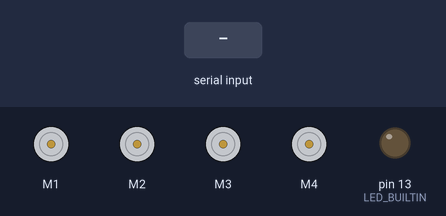
The sketch below on a simulated Arduino Uno, built with avr-gcc and run on an emulated ATmega328P. On the bench: 4 × DC motor (green arrow = forward, orange = backward, longer = faster), output pins drawn as LEDs (lit = HIGH). The inputs (shaded band) are chosen by the test bench.

Above: at 1.2 s.
1.3 s: "F\n" received over Serial
At 2.4 s:
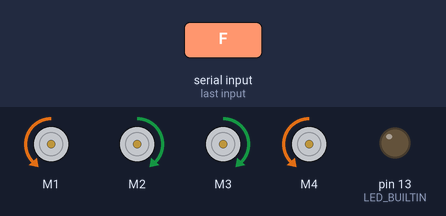
2.8 s: "B\n" received over Serial
At 3.5 s:
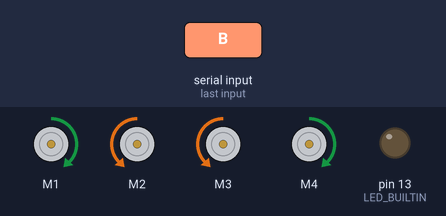
4.3 s: "X\n" received over Serial
At 4.7 s:
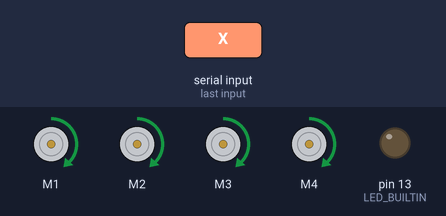
5.8 s: "Z\n" received over Serial
At 7.0 s:
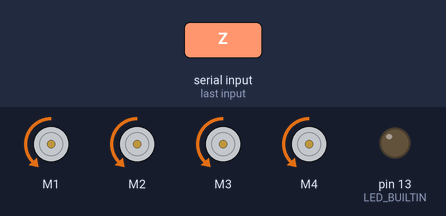
7.3 s: "L\n" received over Serial
At 8.1 s:
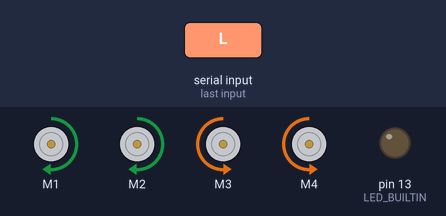
8.8 s: "R\n" received over Serial
At 9.3 s:
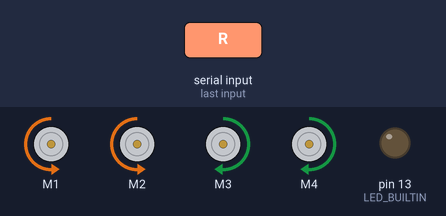
Timing chart, 0 to 11.3 s (numbered marks = the images above; inputs shaded):
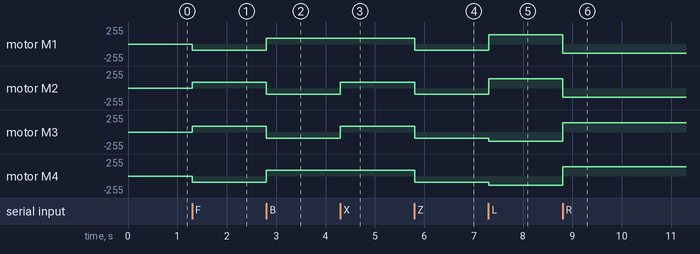

The sketch:

PS4_Motor_Control.ino
```cpp
#include <Wire.h>
#include <Adafruit_MotorShield.h>

Adafruit_MotorShield AFMS = Adafruit_MotorShield();

Adafruit_DCMotor *Motor1 = AFMS.getMotor(1);
Adafruit_DCMotor *Motor2 = AFMS.getMotor(2);
Adafruit_DCMotor *Motor3 = AFMS.getMotor(3);
Adafruit_DCMotor *Motor4 = AFMS.getMotor(4);

int defaultSpeed = 90;

void setup() {
  Serial.begin(9600);
  AFMS.begin();
  Motor1 -> setSpeed(defaultSpeed);
  Motor2 -> setSpeed(defaultSpeed);
  Motor3 -> setSpeed(defaultSpeed);
  Motor4 -> setSpeed(defaultSpeed);
  pinMode(LED_BUILTIN, OUTPUT);
  while (!Serial) {
}
}

void loop() {
  char buffer[16];
  if (Serial.available() >0) {
    int size = Serial.readBytesUntil('\n', buffer,12);
    if (buffer[0] == 'F' ) {Forward();}
    if (buffer[0] == 'B' ) {Backward();}
    if (buffer[0] == 'X') {RotateLeft();}
    if (buffer[0] == 'Z') {RotateRight();}
    if (buffer[0] == 'L' ) {SideLeft();}
    if (buffer[0] == 'R' ) {SideRight();}
    if (buffer[0] == 'S' ) {Release();}
    if (buffer[0] == 'Q' ) {SlowRotateLeft();}
  }
}

void Backward(){
  Motor1 -> run(FORWARD);
  Motor2 -> run(BACKWARD);
  Motor3 -> run(BACKWARD);
  Motor4 -> run(FORWARD);
}

void Forward(){
  Motor1 -> run(BACKWARD);
  Motor2 -> run(FORWARD);
  Motor3 -> run(FORWARD);
  Motor4 -> run(BACKWARD);
}

void Release(){
  Motor1 -> run(RELEASE);
  Motor2 -> run(RELEASE);
  Motor3 -> run(RELEASE);
  Motor4 -> run(RELEASE);
}

void RotateLeft() {
  Motor1 -> run(FORWARD);
  Motor2 -> run(FORWARD);
  Motor3 -> run(FORWARD);
  Motor4 -> run(FORWARD);
}

void RotateRight() {
  Motor1 -> run(BACKWARD);
  Motor2 -> run(BACKWARD);
  Motor3 -> run(BACKWARD);
  Motor4 -> run(BACKWARD);
}

void SideLeft() {
  Motor1 -> setSpeed(140);
  Motor2 -> setSpeed(140);
  Motor3 -> setSpeed(140);
  Motor4 -> setSpeed(140);

  Motor1 -> run(FORWARD);
  Motor2 -> run(FORWARD);
  Motor3 -> run(BACKWARD);
  Motor4 -> run(BACKWARD);

}

void SideRight() {
  Motor1 -> setSpeed(140);
  Motor2 -> setSpeed(140);
  Motor3 -> setSpeed(140);
  Motor4 -> setSpeed(140);

  Motor1 -> run(BACKWARD);
  Motor2 -> run(BACKWARD);
  Motor3 -> run(FORWARD);
  Motor4 -> run(FORWARD);
}

void SlowRotateLeft() {
  Motor1 -> setSpeed(50);
  Motor2 -> setSpeed(50);
  Motor3 -> setSpeed(50);
  Motor4 -> setSpeed(50);

  Motor1 -> run(FORWARD);
  Motor2 -> run(FORWARD);
  Motor3 -> run(FORWARD);
  Motor4 -> run(FORWARD);

}
```

Measured:
- after the input at 1.3 s, motor M1, motor M4: stopped → backward 90/255 at once; motor M2, motor M3: stopped → forward 90/255 at once
- after the input at 2.8 s, motor M1, motor M4: backward 90/255 → forward 90/255 at once; motor M2, motor M3: forward 90/255 → backward 90/255 at once
- after the input at 4.3 s, motor M2, motor M3: backward 90/255 → forward 90/255 at once
- after the input at 5.8 s, motor M1–4: forward 90/255 → backward 90/255 at once
- after the input at 7.3 s, motor M1, motor M2: backward 90/255 → forward 140/255 at once; motor M3, motor M4: backward 90/255 → backward 140/255 at once
- after the input at 8.8 s, motor M1, motor M2: forward 140/255 → backward 140/255 at once; motor M3, motor M4: backward 140/255 → forward 140/255 at once
